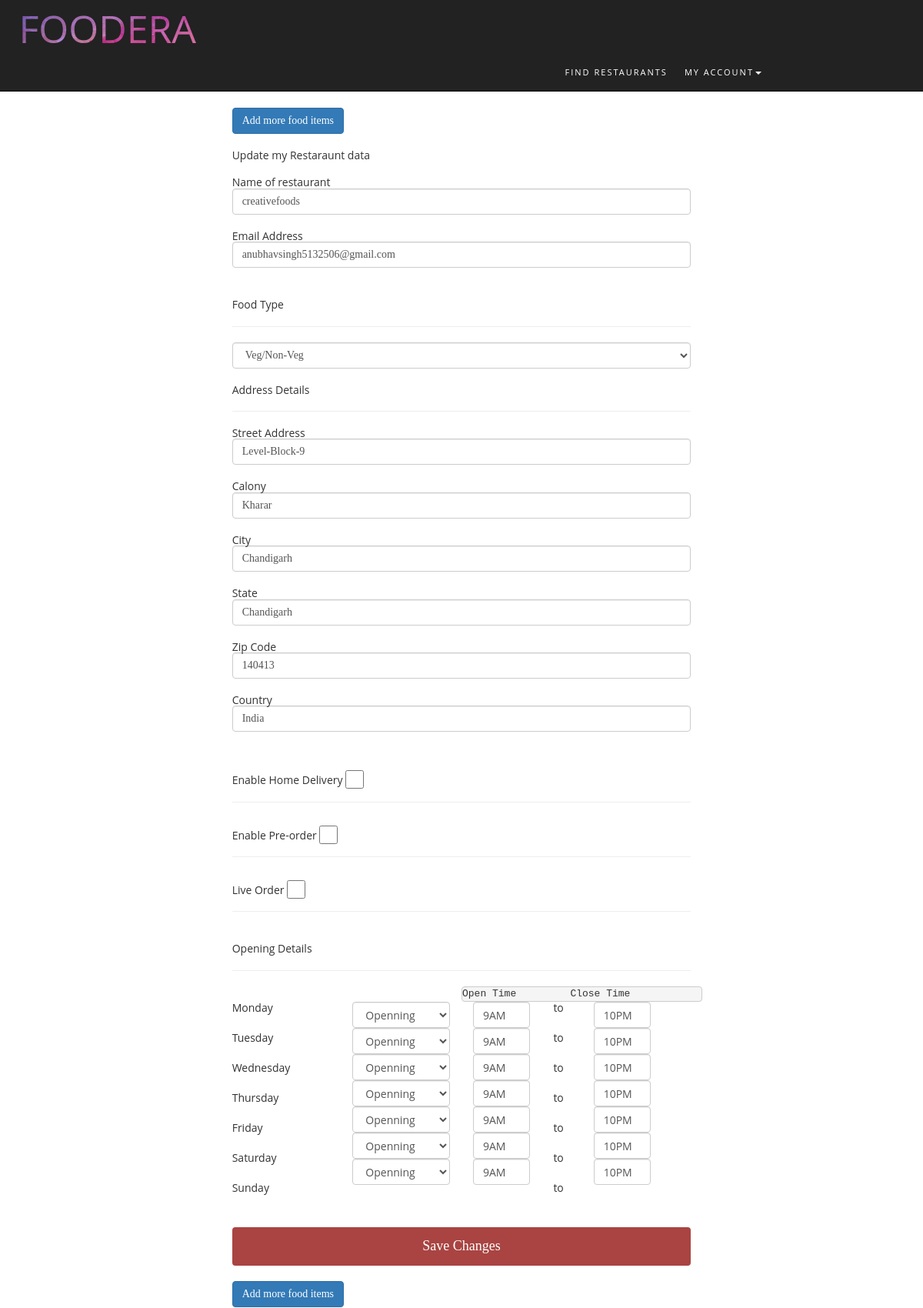
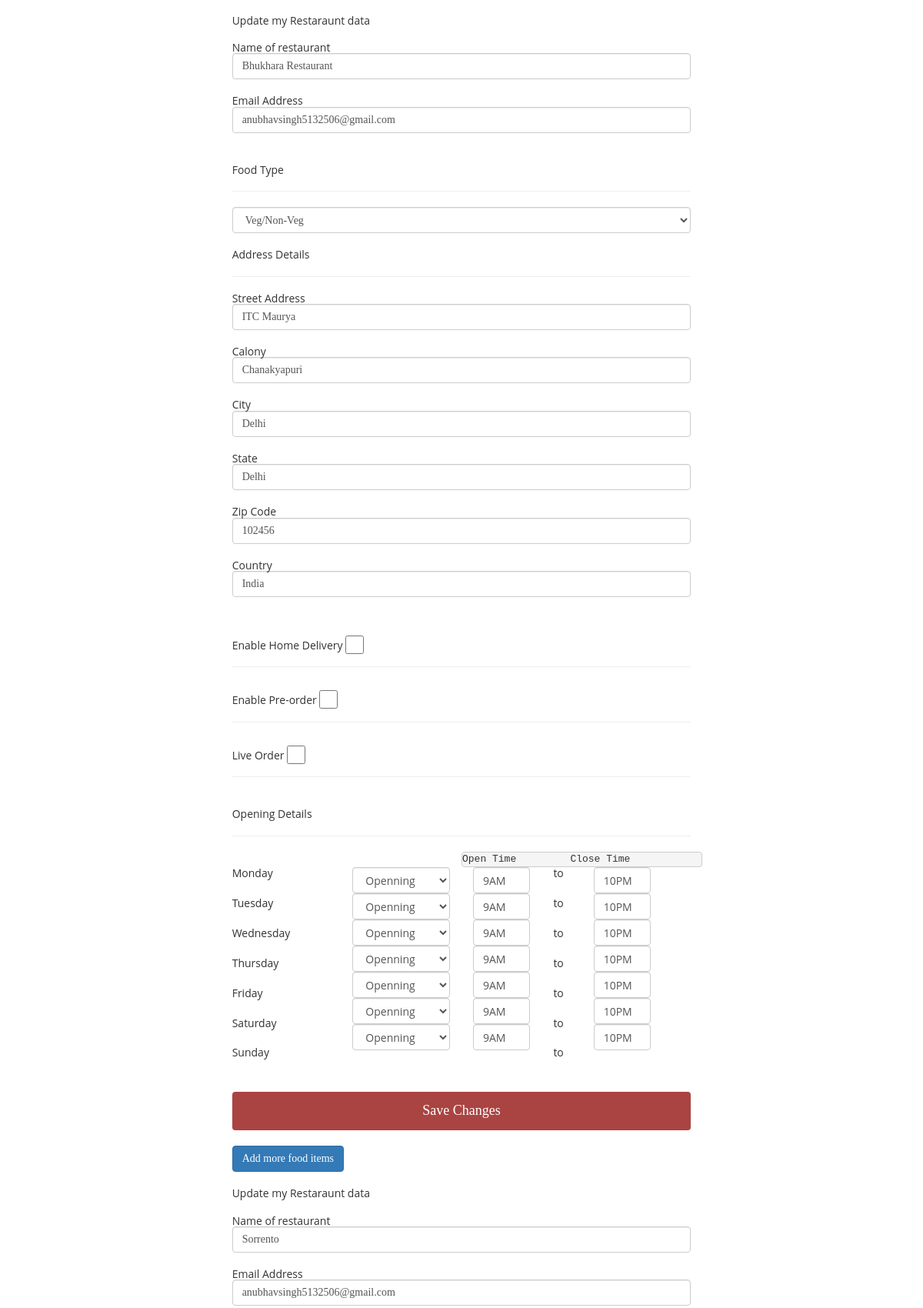
Page /edit_resto_details.php (signed in, upper part) on the committed database (2 pictures, top to bottom).
### tables this page shows
CREATE TABLE `restaurants` (
  `id` int(11) NOT NULL,
  `mob_no` varchar(12) NOT NULL,
  `email` varchar(100) NOT NULL,
  `delivery` varchar(20) NOT NULL,
  `name` varchar(50) NOT NULL,
  `image` varchar(100) DEFAULT NULL,
  `street` varchar(300) NOT NULL,
  `district` varchar(50) NOT NULL,
  `city` varchar(50) NOT NULL,
  `state` varchar(50) NOT NULL,
  `zipcode` int(12) NOT NULL,
  `country` varchar(40) NOT NULL,
  `working1` varchar(20) NOT NULL,
  `working2` varchar(20) NOT NULL,
  `working3` varchar(20) NOT NULL,
  `working4` varchar(20) NOT NULL,
  `working5` varchar(20) NOT NULL,
  `working6` varchar(20) NOT NULL,
  `working7` varchar(20) NOT NULL,
  `from1` varchar(20) NOT NULL,
  `from2` varchar(20) NOT NULL,
  `from3` varchar(20) NOT NULL,
  `from4` varchar(20) NOT NULL,
  `from5` varchar(20) NOT NULL,
  `from6` varchar(20) NOT NULL,
  `from7` varchar(20) NOT NULL,
  `to1` varchar(20) NOT NULL,
  `to2` varchar(20) NOT NULL,
  `to3` varchar(20) NOT NULL,
  `to4` varchar(20) NOT NULL,
  `to5` varchar(20) NOT NULL,
  `to6` varchar(20) NOT NULL,
  `to7` varchar(20) NOT NULL,
  `rating` int(5) DEFAULT NULL
);

### edit_resto_details.php (the view, shortened to what this page needs)
  <?php
include 'pdo.php';
  ?>
  <html lang="en">
  <head>
    <link href="bootstrap/css/bootstrap.min.css" rel="stylesheet">
    <link rel="stylesheet" href="w3.css">
    <link rel="stylesheet" href="edit_resto_details.css">
   <div class="container">
        <div class="row">
            <div class="col-lg-8 col-lg-offset-2 col-md-9 col-sm-10 col-xs-12">
              <?php
              $mob_no=$_SESSION['mobile_no'];
            foreach($db->query("SELECT * FROM restaurants WHERE mob_no='$mob_no'") as $row){   ;
              ?>
              <a href="add_foods.php" class="btn btn-primary">Add more food items</a>
                <br>
            <form id="addr" action="edit_resto_details.php" method="post">
                <h2>Update my Restaraunt data</h2>
                <h4 >Name of restaurant </h4>
                  <input value="<?php echo $row['name']; ?>" required name="name" class="form-control" type="text" placeholder="Name"/>
                  <h4>Email Address</h4>
                  <input value="<?php echo $row['email']; ?>" required name="email" class="form-control" type="text" placeholder="Email Address
                  "/>
                <h3>Food Type</h3><hr>
                    <select class="form-control">
                        <option>Veg/Non-Veg</option>
                    </select>
                <h3  >Address Details</h3><hr>
                <h4>Street Address</h4>
                  <input value="<?php echo $row['street']; ?>" required name="street" class="form-control" type="text" placeholder="Street Address name"/>
                <h4>Calony</h4>
                  <input value="<?php echo $row['district']; ?>" required name="district" class="form-control" type="text" placeholder="Calony name"/>
                <h4>City</h4>
                  <input value="<?php echo $row['city']; ?>" required name="city" class="form-control" type="text" placeholder="City name"/>
                <h4>State</h4>
                  <input value="<?php echo $row['state']; ?>" required name="state" class="form-control" type="text" placeholder="State  name"/>
                <h4>Zip Code</h4>
                  <input value="<?php echo $row['zipcode']; ?>" required name="zipcode" class="form-control" type="text" placeholder="Zip Code name"/>
                 <h4>Country</h4>
                  <input  value="<?php echo $row['country']; ?>" required name="country" class="form-control" type="text" placeholder="Country name"/>
                  <br>
                  <h4> Enable Home Delivery <input class="w3-check" name="delivery" type="checkbox" /> </h4>
                  <hr>
                  <h4> Enable Pre-order <input class="w3-check" name="preorder" type="checkbox"/> </h4>
                  <hr>
                  <h4> Live Order <input class="w3-check" name="liveorder" type="checkbox" /> </h4>
                  <hr>
                  <br>
                  <h3>Opening Details</h3><hr>
                <div class="row">
                     <h4 style="margin-left:50%;"><pre>Open Time         Close Time</pre></h4>
                    <div id="time_day" class="col-lg-3 col-md-3 col-sm-3 col-xs-3">
                        <h4>Monday</h4>
                        <h4>Tuesday</h4>
                        <h4>Wednesday</h4>
                        <h4>Thursday</h4>
                        <h4>Friday</h4>
                        <h4>Saturday</h4>
                        <h4>Sunday</h4>
                    </div>
                    <div class="col-lg-3 col-md-3 col-sm-3 col-xs-3">
                         <h4><select required name="working1" class="form-control">
                            <option value="open" >Openning</option><option value="close">Closed</option></select> </h4>
                         <h4><select required name="working2" class="form-control">
                            <option value="open">Openning</option><option value="close">Closed</option></select> </h4>
                         <h4><select required name="working3" class="form-control">
                            <option value="open" >Openning</option><option value="close">Closed</option></select> </h4>
                         <h4><select required name="working4" class="form-control">
                            <option value="open" >Openning</option><option value="close">Closed</option></select> </h4>
                         <h4><select required name="working5" class="form-control">
                            <option value="open" >Openning</option><option value="close">Closed</option></select> </h4>
                         <h4><select required name="working6" class="form-control">
                            <option value="open" >Openning</option><option value="close">Closed</option></select> </h4>
                         <h4><select required name="working7" class="form-control">
                            <option value="open" >Openning</option><option value="close">Closed</option></select> </h4>
                    </div>
                    <div class="col-lg-2 col-md-2 col-sm-2 col-xs-2">
                        <h4><input name="from1" class="form-control" type="text" placeholder="From"
                           value="<?php echo $row['from1']; ?>"/></h4>
                        <h4><input name="from2" class="form-control" type="text" placeholder="From"
                          value="<?php echo $row['from2']; ?>"/></h4>
                        <h4><input name="from3" class="form-control" type="text" placeholder="From"
                          value="<?php echo $row['from3']; ?>"/></h4>
                        <h4><input name="from4" class="form-control" type="text" placeholder="From"
                          value="<?php echo $row['from4']; ?>"/></h4>
                        <h4><input name="from5" class="form-control" type="text" placeholder="From"
                          value="<?php echo $row['from5']; ?>"/></h4>
                        <h4><input name="from6" class="form-control" type="text" placeholder="From"
                          value="<?php echo $row['from6']; ?>"/></h4>
                        <h4><input name="from7" class="form-control" type="text" placeholder="From"
                          value="<?php echo $row['from7']; ?>"/></h4>
                    </div>
                    <div id="to" class="col-lg-1 col-md-1 col-sm-1 col-xs-1">
                        <h4> to </h4>
                        <h4> to </h4>
                        <h4> to </h4>
                        <h4> to </h4>
                        <h4> to </h4>
                        <h4> to </h4>
                        <h4> to </h4>
                    </div>
                    <div class="col-lg-2 col-md-2 col-sm-2 col-xs-2">
                        <h4><input name="to1" class="form-control" type="text" placeholder="to"
                          value="<?php echo $row['to1']; ?>"/><h4>
                        <h4><input name="to2" class="form-control" type="text" placeholder="to"
                          value="<?php echo $row['to2']; ?>"/><h4>
                        <h4><input name="to3" class="form-control" type="text" placeholder="to"
                          value="<?php echo $row['to3']; ?>"/><h4>
                        <h4><input name="to4" class="form-control" type="text" placeholder="to"
                          value="<?php echo $row['to4']; ?>"/><h4>
                        <h4><input name="to5" class="form-control" type="text" placeholder="to"
                          value="<?php echo $row['to5']; ?>"/><h4>
                        <h4><input name="to6" class="form-control" type="text" placeholder="to"
                          value="<?php echo $row['to6']; ?>"/><h4>
                        <h4><input name="to7" class="form-control" type="text" placeholder="to"
                          value="<?php echo $row['to7']; ?>"/><h4>
                    </div>
                </div>
                <button class="btn btn-prmary" type="submit" id="add_btn">Save Changes</button>
            </form>
            <?php
          }
          ?>
            </div>
        </div>
    </div>

### assets/css/custom.css (style rules this page uses)
*, html, body, div, dl, dt, dd, ul, ol, li, h1, h2, h3, h4, h5, h6, pre, form, label, fieldset, input, p, blockquote, th, td { margin: 0; padding: 0 }
ol, ul, li { list-style: none }
h1, h2, h3, h4, h5, h6 { font-size: 100%; font-weight: normal }
body { font-family: "Crimson Text", serif; color: #333; background-color: #FFF; }
a, a:hover { text-decoration: none; color: #cea525; }
h1, h2, h3, h4, h5, h6 { font-family: "Open Sans", sans-serif; }
.container { width: 940px; margin: 0 auto; }
.navbar-inverse .navbar-nav>li { margin: 0; margin-right: 22px; }
.navbar-inverse .navbar-nav>li>a { padding-top: 0; padding: 0; font-family: "Open Sans", sans-serif; font-size: 11px; font-weight: 400; letter-spacing: 2px; color: #fff; line-height: 48px; text-transform: uppercase; display: inline-block; -o-transition: .3s; -ms-transition: .3s; -moz-transition: .3s; -webkit-transition: .3s; transition: .3s; }
form { margin: 20px 0; }

### w3.css (style rules this page uses)
html { box-sizing:border-box }
*,*:before,*:after { box-sizing:inherit }
html { -ms-text-size-adjust:100%;-webkit-text-size-adjust:100% }
body { margin:0 }
article,aside,details,figcaption,figure,footer,header,main,menu,nav,section,summary { display:block }
a { background-color:transparent;-webkit-text-decoration-skip:objects }
code,kbd,pre,samp { font-family:monospace,monospace;font-size:1em }
hr { box-sizing:content-box;height:0;overflow:visible }
button,input,select,textarea { font:inherit;margin:0 }
button,input { overflow:visible }
button,select { text-transform:none }
button,html [type=button],[type=reset],[type=submit] { -webkit-appearance:button }
[type=checkbox],[type=radio] { padding:0 }
html,body { font-family:Verdana,sans-serif;font-size:15px;line-height:1.5 }
html { overflow-x:hidden }
h2 { font-size:30px }
h3 { font-size:24px }
h4 { font-size:20px }
h1,h2,h3,h4,h5,h6 { font-family:"Segoe UI",Arial,sans-serif;font-weight:400;margin:10px 0 }
hr { border:0;border-top:1px solid #eee;margin:20px 0 }
a { color:inherit }
.w3-check,.w3-radio { width:24px;height:24px;position:relative;top:6px }
.w3-card,.w3-card-2 { box-shadow:0 2px 5px 0 rgba(0,0,0,0.16),0 2px 10px 0 rgba(0,0,0,0.12) }

### edit_resto_details.css (style rules this page uses)
#time_day>h4,#to>h4 { margin-bottom: 23.5px; }
pre { background-color: white; border-color:white; }
#add_btn { display: block; width: 100%; height: 50px; color: white; font-size: 18px; background-color: #a94442; }
#addr>input { margin-bottom: 20px; }

### rows in the picture
restaurants: name "creativefoods", email "anubhavsingh5132506@gmail.com", street "Level-Block-9", district "Kharar", city "Chandigarh", state "Chandigarh", zipcode "140413", country "India", from1 "9AM", from2 "9AM", from3 "9AM", from4 "9AM", from5 "9AM", from6 "9AM", from7 "9AM", to1 "10PM", to2 "10PM", to3 "10PM", to4 "10PM", to5 "10PM", to6 "10PM", to7 "10PM"
restaurants: name "Bhukhara Restaurant", email "anubhavsingh5132506@gmail.com", street "ITC Maurya", district "Chanakyapuri", city "Delhi", state "Delhi", zipcode "102456", country "India", from1 "9AM", from2 "9AM", from3 "9AM", from4 "9AM", from5 "9AM", from6 "9AM", from7 "9AM", to1 "10PM", to2 "10PM", to3 "10PM", to4 "10PM", to5 "10PM", to6 "10PM", to7 "10PM"
restaurants: name "Sorrento", email "anubhavsingh5132506@gmail.com"
